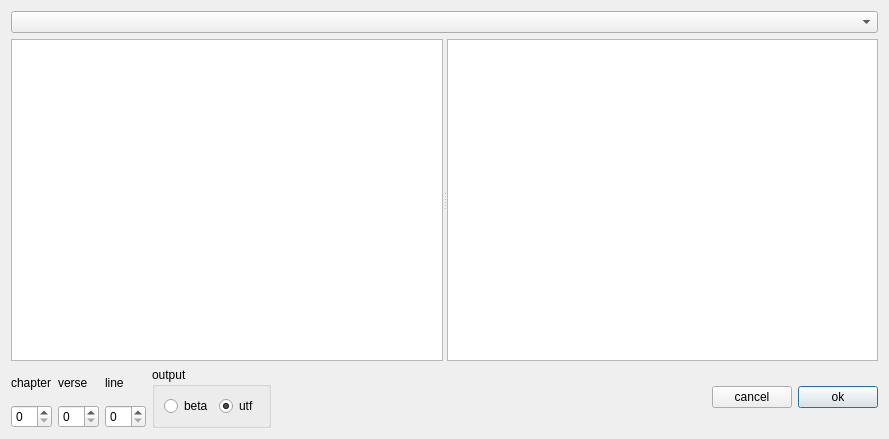
<?xml version="1.0" encoding="UTF-8"?>
<ui version="4.0">
 <class>CTlgSelector2</class>
 <widget class="QDialog" name="CTlgSelector2">
  <property name="geometry">
   <rect>
    <x>0</x>
    <y>0</y>
    <width>889</width>
    <height>439</height>
   </rect>
  </property>
  <property name="windowTitle">
   <string>Dialog</string>
  </property>
  <layout class="QVBoxLayout" name="verticalLayout">
   <item>
    <widget class="QComboBox" name="cmbCorpora">
     <property name="insertPolicy">
      <enum>QComboBox::NoInsert</enum>
     </property>
     <property name="sizeAdjustPolicy">
      <enum>QComboBox::AdjustToContents</enum>
     </property>
     <property name="modelColumn">
      <number>0</number>
     </property>
    </widget>
   </item>
   <item>
    <widget class="QSplitter" name="splitter">
     <property name="sizePolicy">
      <sizepolicy hsizetype="Expanding" vsizetype="Expanding">
       <horstretch>0</horstretch>
       <verstretch>0</verstretch>
      </sizepolicy>
     </property>
     <property name="orientation">
      <enum>Qt::Horizontal</enum>
     </property>
     <widget class="QListWidget" name="lstAuthor"/>
     <widget class="QListWidget" name="lstWork"/>
    </widget>
   </item>
   <item>
    <layout class="QHBoxLayout" name="horizontalLayout_2">
     <item>
      <layout class="QGridLayout" name="gridLayout">
       <item row="0" column="0">
        <widget class="QLabel" name="label">
         <property name="text">
          <string>chapter</string>
         </property>
        </widget>
       </item>
       <item row="0" column="1">
        <widget class="QLabel" name="label_2">
         <property name="text">
          <string>verse</string>
         </property>
        </widget>
       </item>
       <item row="0" column="2">
        <widget class="QLabel" name="label_3">
         <property name="text">
          <string>line</string>
         </property>
        </widget>
       </item>
       <item row="1" column="0">
        <widget class="QSpinBox" name="spnChapter"/>
       </item>
       <item row="1" column="1">
        <widget class="QSpinBox" name="spnVerse"/>
       </item>
       <item row="1" column="2">
        <widget class="QSpinBox" name="spnLine"/>
       </item>
      </layout>
     </item>
     <item>
      <widget class="QGroupBox" name="groupBox">
       <property name="title">
        <string>output</string>
       </property>
       <layout class="QHBoxLayout" name="horizontalLayout">
        <item>
         <widget class="QRadioButton" name="rbBeta">
          <property name="text">
           <string>beta</string>
          </property>
          <property name="checked">
           <bool>false</bool>
          </property>
         </widget>
        </item>
        <item>
         <widget class="QRadioButton" name="rbUtf">
          <property name="text">
           <string>utf</string>
          </property>
          <property name="checked">
           <bool>true</bool>
          </property>
         </widget>
        </item>
       </layout>
      </widget>
     </item>
     <item>
      <spacer name="horizontalSpacer">
       <property name="orientation">
        <enum>Qt::Horizontal</enum>
       </property>
       <property name="sizeHint" stdset="0">
        <size>
         <width>40</width>
         <height>20</height>
        </size>
       </property>
      </spacer>
     </item>
     <item>
      <widget class="QPushButton" name="btCancel">
       <property name="text">
        <string>cancel</string>
       </property>
      </widget>
     </item>
     <item>
      <widget class="QPushButton" name="btOk">
       <property name="text">
        <string>ok</string>
       </property>
       <property name="autoDefault">
        <bool>false</bool>
       </property>
       <property name="default">
        <bool>true</bool>
       </property>
      </widget>
     </item>
    </layout>
   </item>
  </layout>
 </widget>
 <resources/>
 <connections/>
</ui>
